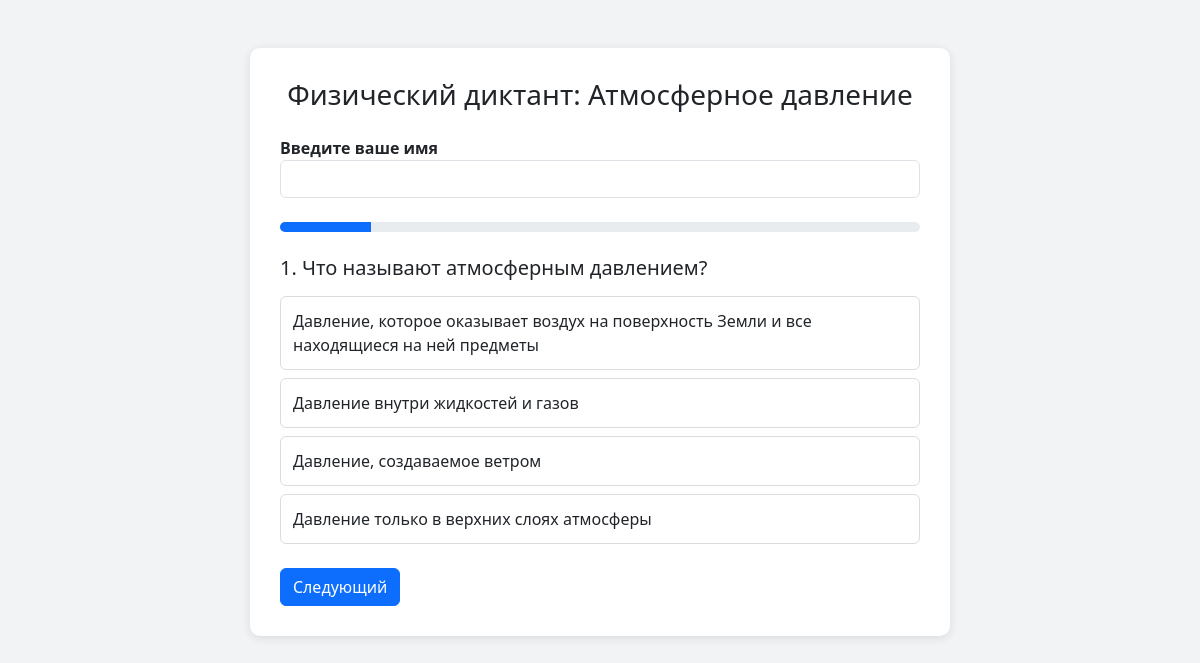
The app's page /test/8/ with its own data.
### testsystem/models.py (models this page shows, shortened)
class Test(models.Model):
    title = models.CharField("Название теста", max_length=255)
    description = models.TextField("Описание теста", blank=True)
    published_date = models.DateTimeField("Дата публикации", auto_now_add=True)

class Question(models.Model):
    test = models.ForeignKey(Test, on_delete=models.CASCADE, related_name='questions')
    text = models.TextField("Текст вопроса")
    image = models.ImageField("Изображение вопроса", upload_to='questions/', blank=True, null=True)
    allow_text_answer = models.BooleanField("Разрешить текстовый ответ", default=False)

class Answer(models.Model):
    question = models.ForeignKey(Question, on_delete=models.CASCADE, related_name='answers')
    text = models.CharField("Текст ответа", max_length=255)
    is_correct = models.BooleanField("Правильный ответ", default=False)

### testsystem/views.py (the view, shortened to what this page needs)
# urls.py: path('test/<int:test_id>/', views.test, name='test'),
def test(request, test_id):
    test_obj = get_object_or_404(Test, id=test_id)
    questions = test_obj.questions.all()
    for q in questions:
        q.shuffled_answers = list(q.answers.all())
    return render(request, 'testsystem/test.html', {'test': test_obj, 'questions': questions})

### testsystem/templates/testsystem/test.html (shortened to what this page needs)
{% load static %}
<!DOCTYPE html>
<html lang="ru">
<head>
<link href="https://cdn.jsdelivr.net/npm/bootstrap@5.3.2/dist/css/bootstrap.min.css" rel="stylesheet">
</head>
<body>
<div class="container py-5">
<div class="form-card">
<h3 class="mb-4 text-center">{{ test.title }}</h3>
<div class="mb-4">
<label class="fw-bold">Введите ваше имя</label>
<input type="text" name="name" class="form-control" form="testForm" required>
</div>
<div class="progress mb-4">
<div class="progress-bar" id="progressBar" style="width:0%"></div>
</div>
<form method="post" id="testForm">
{% for q in questions %}
<div class="question" data-index="{{ forloop.counter0 }}">
<h5 class="mb-3">{{ forloop.counter }}. {{ q.text }}</h5>
{% if q.allow_text_answer %}
<input type="number" step="any" class="form-control text-answer" name="text_{{ q.id }}" placeholder="Введите ответ">
{% else %}
{% for a in q.shuffled_answers %}
<div class="answer">
<label for="a{{ a.id }}">{{ a.text }}</label>
</div>
{% endfor %}
{% endif %}
</div>
{% endfor %}
<div class="d-flex justify-content-between mt-4">
<button type="button" class="btn btn-primary" id="nextBtn">Следующий</button>
</div>
</form>
</div>
</div>
</body>
</html>

### testsystem/templates/testsystem/test.html (style rules this page uses)
body { background:#f1f3f4; }
.form-card { max-width:700px; margin:auto; background:white; border-radius:10px; padding:30px; box-shadow:0 2px 10px rgba(0,0,0,0.1); }
.question { display:none; }
.question.active { display:block; animation:fade 0.4s; }
.answer label { display:block; padding:12px; border:1px solid #dadce0; border-radius:6px; margin-bottom:8px; cursor:pointer; transition:0.2s; }
.progress { height:10px; }

### records on screen
Test: title "Физический диктант: Атмосферное давление"
Question: text "Что называют атмосферным давлением?"
Answer: text "Давление, которое оказывает воздух на поверхность Земли и все находящиеся на ней предметы"
Answer: text "Давление внутри жидкостей и газов"
Answer: text "Давление, создаваемое ветром"
Answer: text "Давление только в верхних слоях атмосферы"
